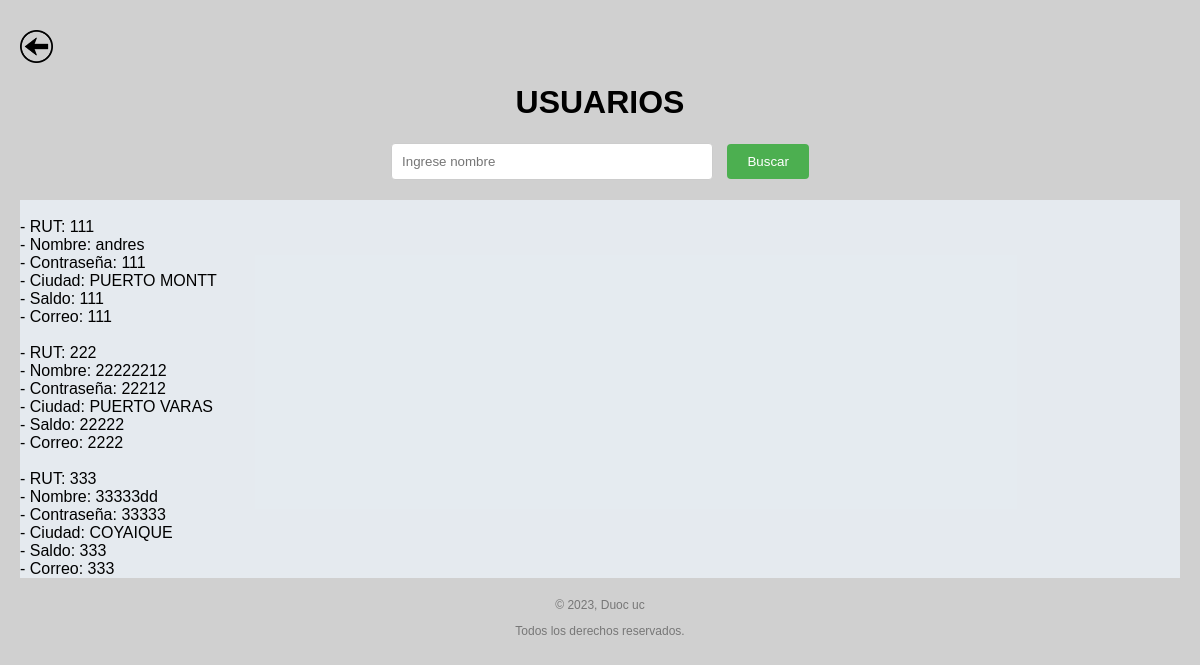
The app's page /usuarios/veruser/, older data.
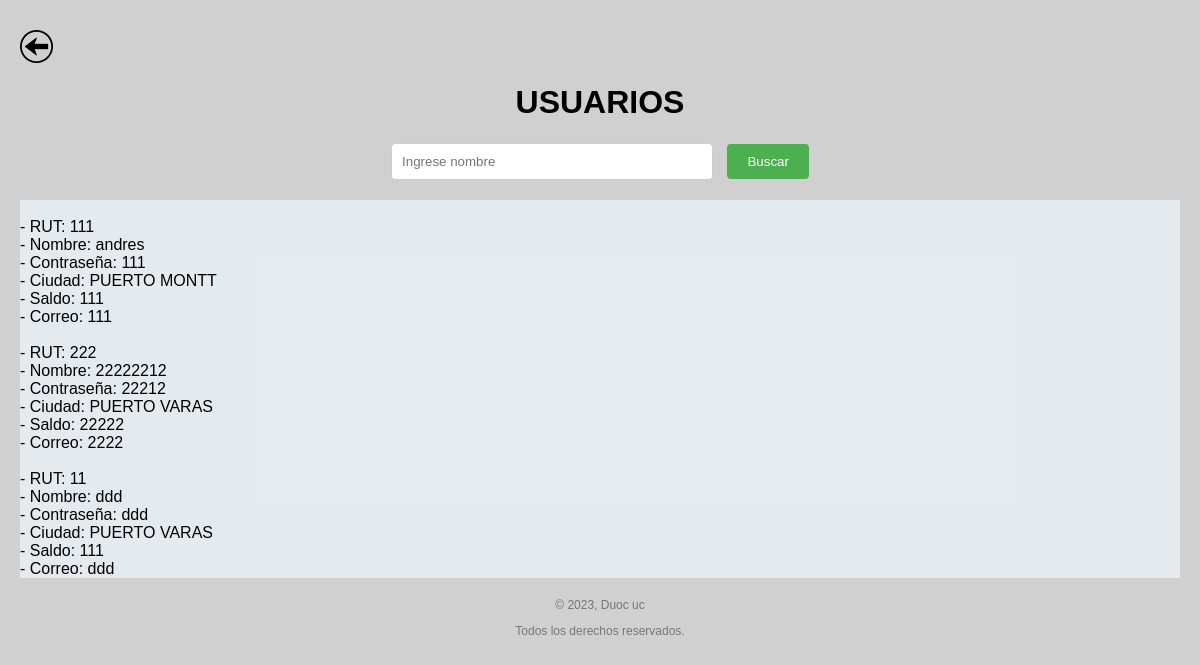
The same page, newer data.
### usuarios/models.py (models this page shows, shortened)
class USUARIO(models.Model):
    rut = models.CharField( max_length=9,primary_key=True)
    nombre = models.CharField(max_length=30,blank=False,null=False, unique=True)
    contra = models.CharField(max_length=30,blank=False,null=False)
    id_ciudad = models.ForeignKey('Ciudad',on_delete=models.CASCADE, db_column='idciudad')
    saldo = models.CharField(max_length=6)
    correo = models.CharField(max_length=50)

class CIUDAD(models.Model):
    id_ciudad  = models.AutoField(db_column='idciudad', primary_key=True)
    nombre_ciudad = models.CharField(max_length=20, blank=False, null=False)

### usuarios/views.py (the view)
# urls.py: path('veruser/', views.veruser, name='veruser'),
def veruser(request):
    if request.method == "POST":
        nombre = request.POST.get('nombre')
        usuarios = USUARIO.objects.filter(nombre=nombre)
        if usuarios.exists():
            context = {'usuario': usuarios}
            return render(request, 'veruser.html', context)
        elif nombre=='':
            usuarios = USUARIO.objects.all()
            context = {'usuario': usuarios}
            return render(request, 'veruser.html', context)
        else:
            context = {'mensaje': 'OK, datos guardados con éxito'}
            return render(request, 'veruser.html', context)
    else:
        usuarios = USUARIO.objects.all()
        context = {'usuario': usuarios}
        return render(request, 'veruser.html', context)

### usuarios/templates/veruser.html (shortened to what this page needs)
<!DOCTYPE html>
{% load static %}
<html lang="en">
<head>
    <link rel="stylesheet" href="{% static 'styles/ver.css' %}">
</head>
<body>
    <a href="{% url 'Casino:index'%}?nom=admin&con=admin" class="volver" style="background-image: url({% static 'images/volver.png' %});"></a>
    <h1>USUARIOS</h1>
    <form method="post" action="">
        <input type="text" name="nombre" placeholder="Ingrese nombre">
        <button type="submit">Buscar</button>
    </form>
    <div style="background-color: rgba(240, 248, 255, 0.671);">
    {% for m in usuario %}
        <br>- RUT: {{m.rut}}<br>
        - Nombre: {{m.nombre}}<br>
        - Contraseña: {{m.contra}}<br>
        - Ciudad: {{m.id_ciudad.nombre_ciudad}}<br>
        - Saldo: {{m.saldo}}<br>
        - Correo: {{m.correo}}<br>
    {% empty %}
        <h4>No se encontraron usuarios</h4>
    {% endfor %}</div>
</body>
<footer>
    <p>© 2023, Duoc uc</p>
    <p>Todos los derechos reservados.</p>
</footer>
</html>

### usuarios/static/styles/ver.css (style rules this page uses)
body { background-color: #d0d0d0; background-size: cover; background-position: center; font-family: Arial, sans-serif; margin: 0; padding: 20px; }
h1 { text-align: center; }
form { text-align: center; margin-bottom: 20px; }
input[type="text"] { padding: 10px; border: 1px solid #ccc; border-radius: 4px; width: 300px; margin-right: 10px; }
button[type="submit"] { background-color: #4CAF50; color: #fff; padding: 10px 20px; border: none; border-radius: 4px; cursor: pointer; }
a { display: block; margin-top: 10px; text-align: center; text-decoration: none; color: #555; }
.volver { background-image: url('static 'images/volver.png''); background-size: cover; background-position: center; width: 33px; height: 33px; }
footer { margin-top: 20px; text-align: center; font-size: 12px; color: #777; }

Row changes from the older to the newer data that the page shows:
removed USUARIO: rut "333", nombre "33333dd", contra "33333", id_ciudad.nombre_ciudad "COYAIQUE", saldo "333", correo "333"
added USUARIO: rut "11", nombre "ddd", contra "ddd", id_ciudad.nombre_ciudad "PUERTO VARAS", saldo "111", correo "ddd"
